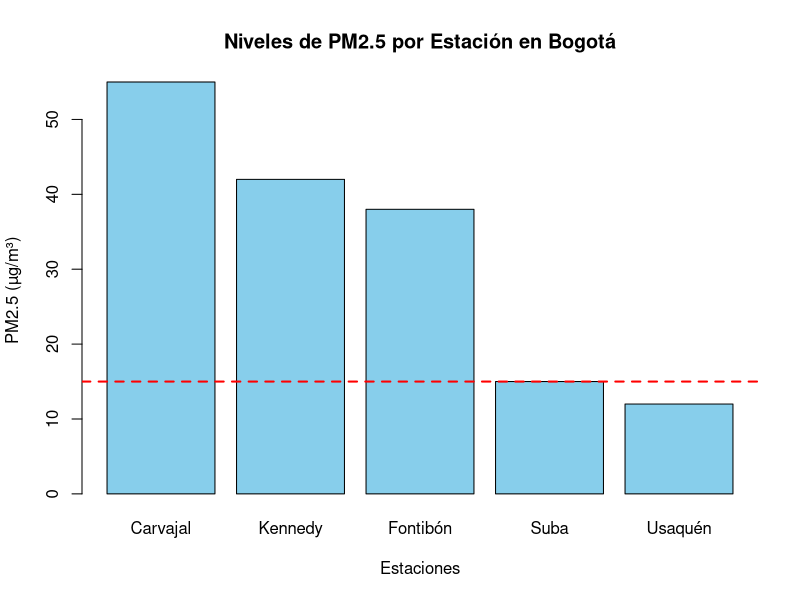

Source code (R):
## ---- chunk 1
# [1] DEFINICIÓN DE NOMBRES
# Usamos c() (combine) para crear un vector de caracteres
estaciones <- c("Honda", "Puerto Berrío", "Barrancabermeja", "Puerto Wilches", "Calamar")
## ---- chunk 2
# [2] DEFINICIÓN DE CAUDALES
# Creamos un vector numérico. En R, los vectores son la unidad básica de datos
caudales_m3s <- c(1500, 2100, 2800, 3200, 4500)
## ---- chunk 3
# [3] CÁLCULO DEL MÁXIMO
# La función max() es nativa y está optimizada para ignorar NAs si se le pide
caudal_max <- max(caudales_m3s)
cat("1. Caudal Máximo registrado:", caudal_max, "m3/s\n")

# [3] CÁLCULO DEL PROMEDIO
# mean() es la función estándar. Es más eficiente que hacer (sum / length) manualmente
caudal_promedio <- mean(caudales_m3s)
cat("2. Caudal Promedio del río:", caudal_promedio, "m3/s\n")
## ---- chunk 4
# [5] TRANSFORMACIÓN VECTORIZADA
# R aplica el "Reciclaje de vectores": multiplica el 1000 por cada elemento
# Es la forma más rápida de transformar unidades en R
caudales_ls <- caudales_m3s * 1000
## ---- chunk 5
cat("\n3. Colección resultante (l/s):\n")
print(caudales_ls)
## ---- chunk 6
# 1. Creación del data.frame
df_aire <- data.frame(
  estacion = c("Carvajal", "Kennedy", "Fontibón", "Suba", "Usaquén"),
  pm25 = c(55, 42, 38, 15, 12),
  stringsAsFactors = FALSE # Evita que los nombres se traten como factores/categorías
)

# 2. Resumen descriptivo
cat("--- ESTRUCTURA DEL DATAFRAME (R) ---\n")
str(df_aire) # Muestra la estructura interna del objeto

cat("\n--- RESUMEN ESTADÍSTICO ---\n")
summary(df_aire) # Proporciona un resumen de los valores numéricos
## ---- chunk 7
# 3. Filtrado: Seleccionamos filas donde pm25 es estrictamente mayor a 15
df_alerta <- df_aire[df_aire$pm25 > 15, ]

# 4. Nueva columna: Creamos la columna 'estado' directamente
df_alerta$estado <- "Crítico"

cat("--- ESTACIONES EN ALERTA ---\n")
print(df_alerta)
## ---- chunk 8
# 5. Gráfico de barras nativo
barplot(df_aire$pm25, 
        names.arg = df_aire$estacion, 
        col = "skyblue", 
        main = "Niveles de PM2.5 por Estación en Bogotá",
        xlab = "Estaciones", 
        ylab = "PM2.5 (µg/m³)")

# Añadimos la línea de límite de la OMS (y = 15)
abline(h = 15, col = "red", lty = 2, lwd = 2)
## ---- chunk 9
primeras_tres <- df_aire[1:3, ]
